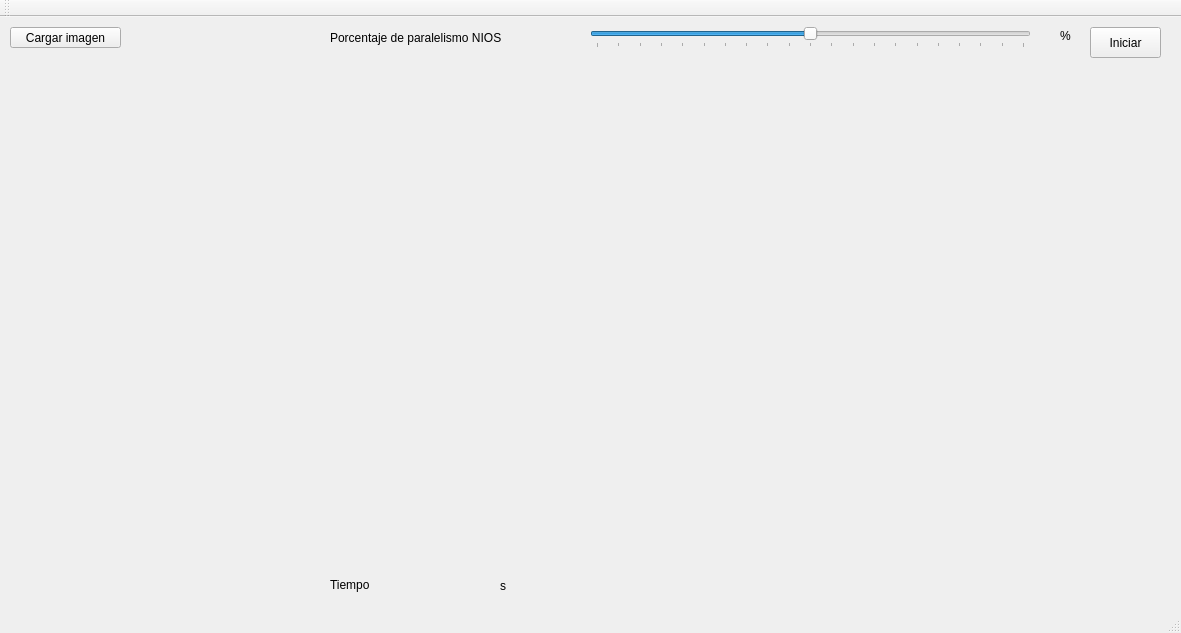
<?xml version="1.0" encoding="UTF-8"?>
<ui version="4.0">
 <class>MainWindow</class>
 <widget class="QMainWindow" name="MainWindow">
  <property name="geometry">
   <rect>
    <x>0</x>
    <y>0</y>
    <width>1181</width>
    <height>633</height>
   </rect>
  </property>
  <property name="windowTitle">
   <string>Filtro de imágenes</string>
  </property>
  <property name="windowOpacity">
   <double>5.000000000000000</double>
  </property>
  <property name="toolTip">
   <string>&lt;html&gt;&lt;head/&gt;&lt;body&gt;&lt;p&gt;Presione para cargar una imagen.&lt;/p&gt;&lt;/body&gt;&lt;/html&gt;</string>
  </property>
  <widget class="QWidget" name="centralWidget">
   <widget class="QPushButton" name="pushButton">
    <property name="geometry">
     <rect>
      <x>10</x>
      <y>10</y>
      <width>111</width>
      <height>21</height>
     </rect>
    </property>
    <property name="cursor">
     <cursorShape>PointingHandCursor</cursorShape>
    </property>
    <property name="toolTip">
     <string>Presione para cargar una imagen</string>
    </property>
    <property name="text">
     <string>Cargar imagen</string>
    </property>
    <property name="autoDefault">
     <bool>false</bool>
    </property>
    <property name="default">
     <bool>false</bool>
    </property>
   </widget>
   <widget class="QLabel" name="labelImagen1">
    <property name="geometry">
     <rect>
      <x>20</x>
      <y>70</y>
      <width>561</width>
      <height>461</height>
     </rect>
    </property>
    <property name="text">
     <string/>
    </property>
   </widget>
   <widget class="QSlider" name="paralelismo">
    <property name="geometry">
     <rect>
      <x>590</x>
      <y>10</y>
      <width>441</width>
      <height>21</height>
     </rect>
    </property>
    <property name="cursor">
     <cursorShape>PointingHandCursor</cursorShape>
    </property>
    <property name="mouseTracking">
     <bool>false</bool>
    </property>
    <property name="toolTip">
     <string>Seleccione el porcentaje de paralelismo</string>
    </property>
    <property name="autoFillBackground">
     <bool>false</bool>
    </property>
    <property name="minimum">
     <number>0</number>
    </property>
    <property name="maximum">
     <number>100</number>
    </property>
    <property name="singleStep">
     <number>5</number>
    </property>
    <property name="value">
     <number>50</number>
    </property>
    <property name="sliderPosition">
     <number>50</number>
    </property>
    <property name="tracking">
     <bool>true</bool>
    </property>
    <property name="orientation">
     <enum>Qt::Horizontal</enum>
    </property>
    <property name="invertedControls">
     <bool>false</bool>
    </property>
    <property name="tickPosition">
     <enum>QSlider::TicksBelow</enum>
    </property>
    <property name="tickInterval">
     <number>5</number>
    </property>
   </widget>
   <widget class="QLabel" name="label">
    <property name="geometry">
     <rect>
      <x>330</x>
      <y>10</y>
      <width>221</width>
      <height>21</height>
     </rect>
    </property>
    <property name="text">
     <string>Porcentaje de paralelismo NIOS</string>
    </property>
   </widget>
   <widget class="QLabel" name="label_2">
    <property name="geometry">
     <rect>
      <x>330</x>
      <y>560</y>
      <width>51</width>
      <height>16</height>
     </rect>
    </property>
    <property name="text">
     <string>Tiempo</string>
    </property>
   </widget>
   <widget class="QLabel" name="label_3">
    <property name="geometry">
     <rect>
      <x>400</x>
      <y>560</y>
      <width>401</width>
      <height>16</height>
     </rect>
    </property>
    <property name="text">
     <string/>
    </property>
   </widget>
   <widget class="QLabel" name="labelImagen2">
    <property name="geometry">
     <rect>
      <x>600</x>
      <y>70</y>
      <width>561</width>
      <height>461</height>
     </rect>
    </property>
    <property name="text">
     <string/>
    </property>
   </widget>
   <widget class="QLabel" name="labelPorcentaje">
    <property name="geometry">
     <rect>
      <x>1040</x>
      <y>10</y>
      <width>21</width>
      <height>17</height>
     </rect>
    </property>
    <property name="text">
     <string/>
    </property>
   </widget>
   <widget class="QLabel" name="label_5">
    <property name="geometry">
     <rect>
      <x>1060</x>
      <y>10</y>
      <width>21</width>
      <height>17</height>
     </rect>
    </property>
    <property name="text">
     <string>%</string>
    </property>
   </widget>
   <widget class="QPushButton" name="pushButtonIniciar">
    <property name="geometry">
     <rect>
      <x>1090</x>
      <y>10</y>
      <width>71</width>
      <height>31</height>
     </rect>
    </property>
    <property name="text">
     <string>Iniciar</string>
    </property>
   </widget>
   <widget class="QLabel" name="label_4">
    <property name="geometry">
     <rect>
      <x>500</x>
      <y>560</y>
      <width>62</width>
      <height>17</height>
     </rect>
    </property>
    <property name="text">
     <string>s</string>
    </property>
   </widget>
  </widget>
  <widget class="QMenuBar" name="menuBar">
   <property name="geometry">
    <rect>
     <x>0</x>
     <y>0</y>
     <width>1181</width>
     <height>27</height>
    </rect>
   </property>
  </widget>
  <widget class="QToolBar" name="mainToolBar">
   <attribute name="toolBarArea">
    <enum>TopToolBarArea</enum>
   </attribute>
   <attribute name="toolBarBreak">
    <bool>false</bool>
   </attribute>
  </widget>
  <widget class="QStatusBar" name="statusBar"/>
 </widget>
 <layoutdefault spacing="6" margin="11"/>
 <resources/>
 <connections/>
</ui>
